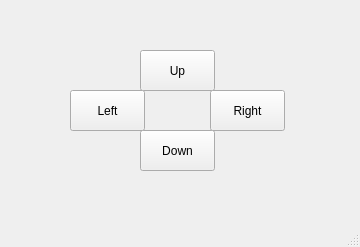
<?xml version="1.0" encoding="UTF-8"?>
<ui version="4.0">
 <class>mainWindow</class>
 <widget class="QMainWindow" name="mainWindow">
  <property name="geometry">
   <rect>
    <x>0</x>
    <y>0</y>
    <width>360</width>
    <height>247</height>
   </rect>
  </property>
  <property name="windowTitle">
   <string>MainWindow</string>
  </property>
  <widget class="QWidget" name="centralwidget">
   <widget class="QPushButton" name="upButton">
    <property name="geometry">
     <rect>
      <x>140</x>
      <y>50</y>
      <width>75</width>
      <height>41</height>
     </rect>
    </property>
    <property name="text">
     <string>Up</string>
    </property>
   </widget>
   <widget class="QPushButton" name="downButton">
    <property name="geometry">
     <rect>
      <x>140</x>
      <y>130</y>
      <width>75</width>
      <height>41</height>
     </rect>
    </property>
    <property name="text">
     <string>Down</string>
    </property>
   </widget>
   <widget class="QPushButton" name="leftButton">
    <property name="geometry">
     <rect>
      <x>70</x>
      <y>90</y>
      <width>75</width>
      <height>41</height>
     </rect>
    </property>
    <property name="text">
     <string>Left</string>
    </property>
   </widget>
   <widget class="QPushButton" name="rightButton">
    <property name="geometry">
     <rect>
      <x>210</x>
      <y>90</y>
      <width>75</width>
      <height>41</height>
     </rect>
    </property>
    <property name="text">
     <string>Right</string>
    </property>
   </widget>
  </widget>
  <widget class="QMenuBar" name="menubar">
   <property name="geometry">
    <rect>
     <x>0</x>
     <y>0</y>
     <width>360</width>
     <height>21</height>
    </rect>
   </property>
  </widget>
  <widget class="QStatusBar" name="statusbar"/>
 </widget>
 <tabstops>
  <tabstop>upButton</tabstop>
  <tabstop>rightButton</tabstop>
  <tabstop>downButton</tabstop>
  <tabstop>leftButton</tabstop>
 </tabstops>
 <resources/>
 <connections/>
</ui>
